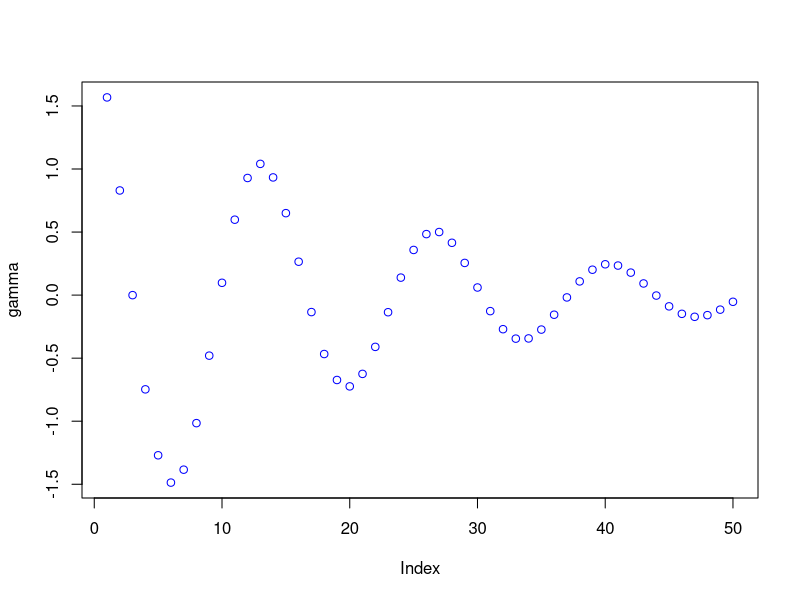

Here is the R script that generated this plot:
#initialization for 
psi0 = 1
psi1 = 0.3
psi2 = 0.41
theta3 = 0.1
psi3 = 1.7*psi2 - 0.9*psi1 + theta3
psi <- c(psi0,psi1,psi2,psi3)
#compute the rest
for (j in 2:48)
  psi[j+2] = 1.7*psi[j+1] - 0.9*psi[j]

#Initialize gamma with gamma0 and gamma1
gamma0 = 0
for (k in 1:5)
  gamma0 = gamma0 + psi[k]*psi[k]

gamma1 = 0
for (k in 1:5)
  gamma1 = gamma1 + psi[k]*psi[k+1]

gamma = c(gamma0,gamma1)
# comute the rest of the gamma's
for (k in 1:48)
  gamma[k+2] = 1.7*gamma[k+1] - 0.9*gamma[k]
print(length(gamma))

#plot
plot(gamma, col='blue')
